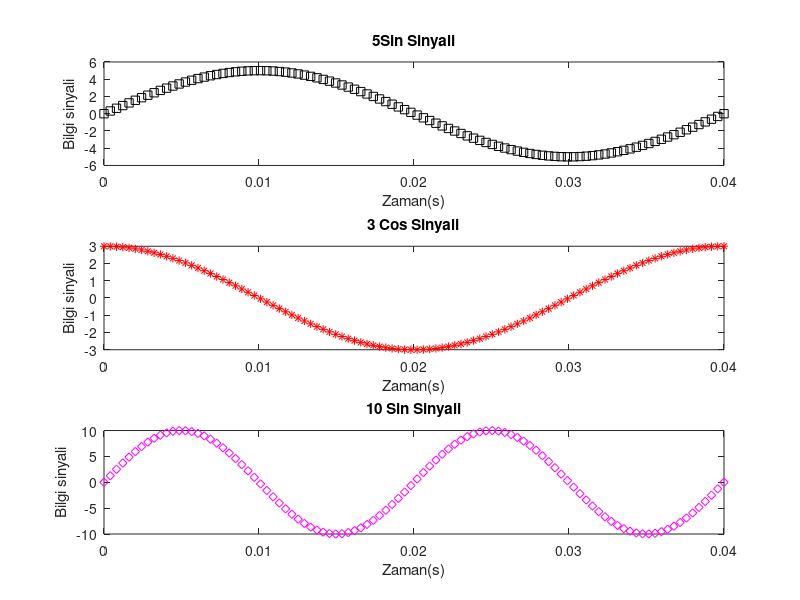

The MATLAB script that drew this image:
%3 grafik altalta göstertme
clear
f1 = 25;
f2 = 50;
T=1/f1;
t = linspace(0,T);
s1 = 5*sin(2*f1*pi*t);
subplot(311);
plot(t,s1,'ks');
xlabel ('Zaman(s)')
ylabel ('Bilgi sinyali')
title ('5Sin Sinyali')
s2 = 3*cos(2*f1*pi*t);
subplot(3,1,2);
plot(t,s2,'r*');
xlabel ('Zaman(s)')
ylabel ('Bilgi sinyali')
title ('3 Cos Sinyali')
s3 = 10*sin(2*f2*pi*t);
subplot(3,1,3);
plot(t,s3,'md');
xlabel ('Zaman(s)')
ylabel ('Bilgi sinyali')
title ('10 Sin Sinyali')
